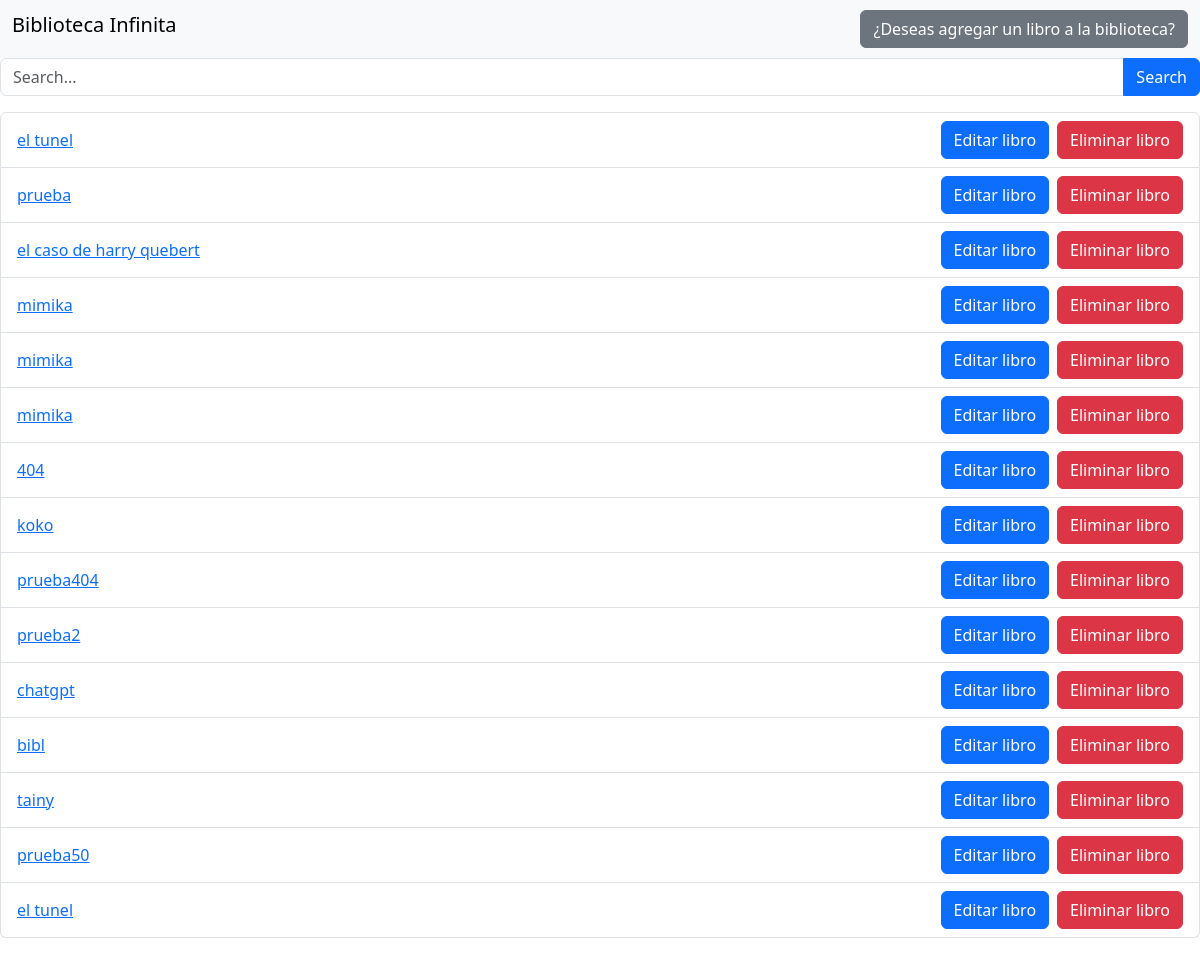
/, run on an earlier commit of the app's database.
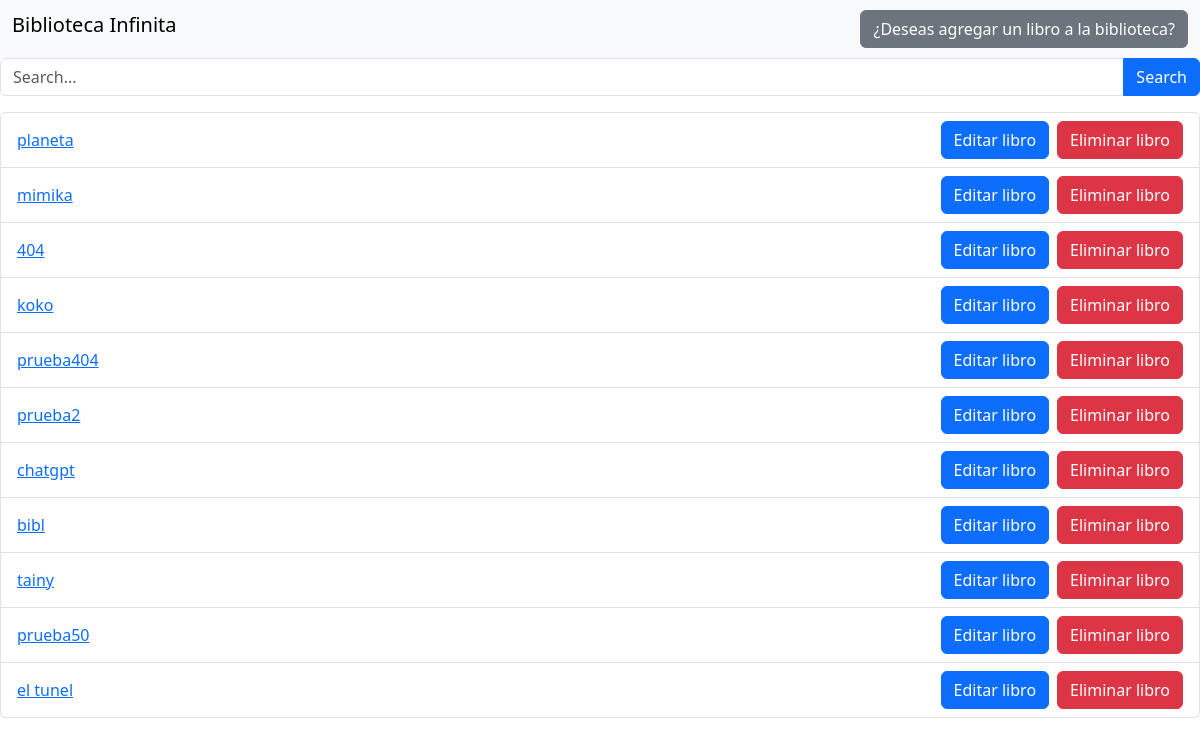
And on a later commit of the database.
### libros/models.py (models this page shows, shortened)
class Libro(models.Model):
    titulo = models.CharField(max_length=50)
    autor = models.CharField(max_length=50)
    descripcion = models.CharField(max_length=250, default='')
    archivo_pdf = models.FileField(upload_to='pdfs/')
    fecha_publicacion = models.DateField(auto_now_add=True)

### libros/views.py (the view)
# urls.py: path('', views.lista_libros, name='lista_libros'),
def lista_libros(request):
    libros = Libro.objects.all()
    return render(request ,'libros/lista_libros.html',{'libros':libros})

### libros/templates/libros/lista_libros.html (shortened to what this page needs)
<!DOCTYPE html>
<html lang="en">
  <head>
    <link
      href="https://cdn.jsdelivr.net/npm/bootstrap@5.3.0/dist/css/bootstrap.min.css"
      rel="stylesheet"
    />
  </head>
  <body>
    <nav class="navbar navbar-light bg-light">
      <div class="container-fluid">
        <h1 class="navbar-brand">Biblioteca Infinita</h1>
        <a href="{% url 'libros:subir_libro' %}" class="btn btn-secondary">¿Deseas agregar un libro a la biblioteca?</a>
      </div>
    </nav>
    <form method="POST" action="{% url 'libros:buscar_libros' %}">
      <div class="input-group mb-3">
        <input type="search" class="form-control" name="q" placeholder="Search..." aria-label="Search" aria-describedby="search-addon">
        <button class="btn btn-primary" type="submit">Search</button>
      </div>
    </form>
    <ul class="list-group flex-column">
      {% for libro in libros %}
      <li class="list-group-item d-flex flex-row justify-content-between align-items-center">
        <a href="{% url 'libros:detalle_libro' libro.id %}">{{ libro.titulo }}</a>
        <div class="d-flex">
          <a href="{% url 'libros:editar_libro' libro.id %}" class="btn btn-primary me-2">Editar libro</a>
          <form action="{% url 'libros:eliminar_libro' libro.id %}" method="POST" class="eliminar-form" onsubmit="return confirm('¿Estás seguro que deseas eliminar este libro?');">
            <button type="submit" class="btn btn-danger">Eliminar libro</button>
          </form>
        </div>
      </li>
      {% empty %}
      <li class="list-group-item">No se encontraron libros.</li>
      {% endfor %}
    </ul>
    <br>
  </body>
</html>

What changed in the data, as far as the page shows it:
removed Libro: titulo "el tunel"
removed Libro: titulo "prueba"
removed Libro: titulo "el caso de harry quebert"
removed Libro: titulo "mimika"
changed Libro: titulo "mimika" → "planeta"
